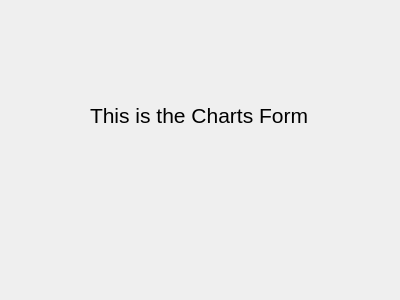
<?xml version="1.0" encoding="UTF-8"?>
<ui version="4.0">
 <class>ChartsForm</class>
 <widget class="QWidget" name="ChartsForm">
  <property name="geometry">
   <rect>
    <x>0</x>
    <y>0</y>
    <width>400</width>
    <height>300</height>
   </rect>
  </property>
  <property name="windowTitle">
   <string>Form</string>
  </property>
  <widget class="QLabel" name="label">
   <property name="geometry">
    <rect>
     <x>90</x>
     <y>100</y>
     <width>241</width>
     <height>31</height>
    </rect>
   </property>
   <property name="font">
    <font>
     <pointsize>16</pointsize>
    </font>
   </property>
   <property name="text">
    <string>This is the Charts Form</string>
   </property>
  </widget>
 </widget>
 <resources/>
 <connections/>
</ui>
